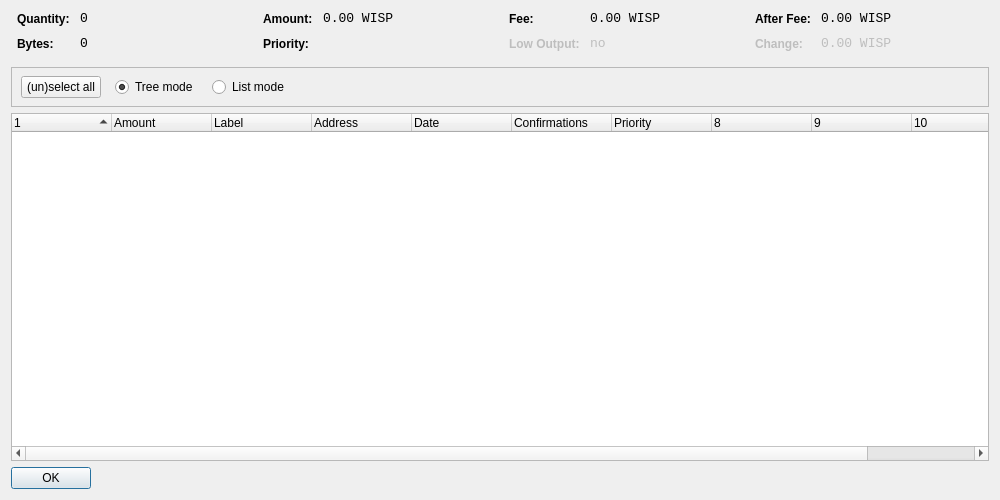
<?xml version="1.0" encoding="UTF-8"?>
<ui version="4.0">
 <class>CoinControlDialog</class>
 <widget class="QDialog" name="CoinControlDialog">
  <property name="geometry">
   <rect>
    <x>0</x>
    <y>0</y>
    <width>1000</width>
    <height>500</height>
   </rect>
  </property>
  <property name="windowTitle">
   <string>Coin Control</string>
  </property>
  <layout class="QVBoxLayout" name="verticalLayout">
   <item>
    <layout class="QHBoxLayout" name="horizontalLayoutTop" stretch="0,0,0,0">
     <property name="topMargin">
      <number>0</number>
     </property>
     <property name="bottomMargin">
      <number>10</number>
     </property>
     <item>
      <layout class="QFormLayout" name="formLayoutCoinControl1">
       <property name="horizontalSpacing">
        <number>10</number>
       </property>
       <property name="verticalSpacing">
        <number>10</number>
       </property>
       <property name="leftMargin">
        <number>6</number>
       </property>
       <property name="rightMargin">
        <number>6</number>
       </property>
       <item row="0" column="0">
        <widget class="QLabel" name="labelCoinControlQuantityText">
         <property name="styleSheet">
          <string notr="true">font-weight:bold;</string>
         </property>
         <property name="text">
          <string>Quantity:</string>
         </property>
        </widget>
       </item>
       <item row="0" column="1">
        <widget class="QLabel" name="labelCoinControlQuantity">
         <property name="font">
          <font>
           <family>Monospace</family>
           <pointsize>10</pointsize>
          </font>
         </property>
         <property name="cursor">
          <cursorShape>IBeamCursor</cursorShape>
         </property>
         <property name="contextMenuPolicy">
          <enum>Qt::ActionsContextMenu</enum>
         </property>
         <property name="text">
          <string notr="true">0</string>
         </property>
         <property name="textInteractionFlags">
          <set>Qt::LinksAccessibleByMouse|Qt::TextSelectableByKeyboard|Qt::TextSelectableByMouse</set>
         </property>
        </widget>
       </item>
       <item row="1" column="0">
        <widget class="QLabel" name="labelCoinControlBytesText">
         <property name="styleSheet">
          <string notr="true">font-weight:bold;</string>
         </property>
         <property name="text">
          <string>Bytes:</string>
         </property>
        </widget>
       </item>
       <item row="1" column="1">
        <widget class="QLabel" name="labelCoinControlBytes">
         <property name="font">
          <font>
           <family>Monospace</family>
           <pointsize>10</pointsize>
          </font>
         </property>
         <property name="cursor">
          <cursorShape>IBeamCursor</cursorShape>
         </property>
         <property name="contextMenuPolicy">
          <enum>Qt::ActionsContextMenu</enum>
         </property>
         <property name="text">
          <string notr="true">0</string>
         </property>
         <property name="textInteractionFlags">
          <set>Qt::LinksAccessibleByMouse|Qt::TextSelectableByKeyboard|Qt::TextSelectableByMouse</set>
         </property>
        </widget>
       </item>
      </layout>
     </item>
     <item>
      <layout class="QFormLayout" name="formLayoutCoinControl2">
       <property name="horizontalSpacing">
        <number>10</number>
       </property>
       <property name="verticalSpacing">
        <number>10</number>
       </property>
       <property name="leftMargin">
        <number>6</number>
       </property>
       <property name="rightMargin">
        <number>6</number>
       </property>
       <item row="0" column="0">
        <widget class="QLabel" name="labelCoinControlAmountText">
         <property name="styleSheet">
          <string notr="true">font-weight:bold;</string>
         </property>
         <property name="text">
          <string>Amount:</string>
         </property>
        </widget>
       </item>
       <item row="0" column="1">
        <widget class="QLabel" name="labelCoinControlAmount">
         <property name="font">
          <font>
           <family>Monospace</family>
           <pointsize>10</pointsize>
          </font>
         </property>
         <property name="cursor">
          <cursorShape>IBeamCursor</cursorShape>
         </property>
         <property name="contextMenuPolicy">
          <enum>Qt::ActionsContextMenu</enum>
         </property>
         <property name="text">
          <string notr="true">0.00 WISP</string>
         </property>
         <property name="textInteractionFlags">
          <set>Qt::LinksAccessibleByMouse|Qt::TextSelectableByKeyboard|Qt::TextSelectableByMouse</set>
         </property>
        </widget>
       </item>
       <item row="1" column="0">
        <widget class="QLabel" name="labelCoinControlPriorityText">
         <property name="styleSheet">
          <string notr="true">font-weight:bold;</string>
         </property>
         <property name="text">
          <string>Priority:</string>
         </property>
        </widget>
       </item>
       <item row="1" column="1">
        <widget class="QLabel" name="labelCoinControlPriority">
         <property name="font">
          <font>
           <family>Monospace</family>
           <pointsize>10</pointsize>
          </font>
         </property>
         <property name="cursor">
          <cursorShape>IBeamCursor</cursorShape>
         </property>
         <property name="contextMenuPolicy">
          <enum>Qt::ActionsContextMenu</enum>
         </property>
         <property name="text">
          <string/>
         </property>
         <property name="textInteractionFlags">
          <set>Qt::LinksAccessibleByMouse|Qt::TextSelectableByKeyboard|Qt::TextSelectableByMouse</set>
         </property>
        </widget>
       </item>
      </layout>
     </item>
     <item>
      <layout class="QFormLayout" name="formLayoutCoinControl3">
       <property name="horizontalSpacing">
        <number>10</number>
       </property>
       <property name="verticalSpacing">
        <number>10</number>
       </property>
       <property name="leftMargin">
        <number>6</number>
       </property>
       <property name="rightMargin">
        <number>6</number>
       </property>
       <item row="0" column="0">
        <widget class="QLabel" name="labelCoinControlFeeText">
         <property name="styleSheet">
          <string notr="true">font-weight:bold;</string>
         </property>
         <property name="text">
          <string>Fee:</string>
         </property>
        </widget>
       </item>
       <item row="0" column="1">
        <widget class="QLabel" name="labelCoinControlFee">
         <property name="font">
          <font>
           <family>Monospace</family>
           <pointsize>10</pointsize>
          </font>
         </property>
         <property name="cursor">
          <cursorShape>IBeamCursor</cursorShape>
         </property>
         <property name="contextMenuPolicy">
          <enum>Qt::ActionsContextMenu</enum>
         </property>
         <property name="text">
          <string notr="true">0.00 WISP</string>
         </property>
         <property name="textInteractionFlags">
          <set>Qt::LinksAccessibleByMouse|Qt::TextSelectableByKeyboard|Qt::TextSelectableByMouse</set>
         </property>
        </widget>
       </item>
       <item row="1" column="0">
        <widget class="QLabel" name="labelCoinControlLowOutputText">
         <property name="enabled">
          <bool>false</bool>
         </property>
         <property name="styleSheet">
          <string notr="true">font-weight:bold;</string>
         </property>
         <property name="text">
          <string>Low Output:</string>
         </property>
        </widget>
       </item>
       <item row="1" column="1">
        <widget class="QLabel" name="labelCoinControlLowOutput">
         <property name="enabled">
          <bool>false</bool>
         </property>
         <property name="font">
          <font>
           <family>Monospace</family>
           <pointsize>10</pointsize>
          </font>
         </property>
         <property name="cursor">
          <cursorShape>IBeamCursor</cursorShape>
         </property>
         <property name="contextMenuPolicy">
          <enum>Qt::ActionsContextMenu</enum>
         </property>
         <property name="text">
          <string notr="true">no</string>
         </property>
         <property name="textInteractionFlags">
          <set>Qt::LinksAccessibleByMouse|Qt::TextSelectableByKeyboard|Qt::TextSelectableByMouse</set>
         </property>
        </widget>
       </item>
      </layout>
     </item>
     <item>
      <layout class="QFormLayout" name="formLayoutCoinControl4">
       <property name="horizontalSpacing">
        <number>10</number>
       </property>
       <property name="verticalSpacing">
        <number>10</number>
       </property>
       <property name="leftMargin">
        <number>6</number>
       </property>
       <property name="rightMargin">
        <number>6</number>
       </property>
       <item row="0" column="0">
        <widget class="QLabel" name="labelCoinControlAfterFeeText">
         <property name="styleSheet">
          <string notr="true">font-weight:bold;</string>
         </property>
         <property name="text">
          <string>After Fee:</string>
         </property>
        </widget>
       </item>
       <item row="0" column="1">
        <widget class="QLabel" name="labelCoinControlAfterFee">
         <property name="font">
          <font>
           <family>Monospace</family>
           <pointsize>10</pointsize>
          </font>
         </property>
         <property name="cursor">
          <cursorShape>IBeamCursor</cursorShape>
         </property>
         <property name="contextMenuPolicy">
          <enum>Qt::ActionsContextMenu</enum>
         </property>
         <property name="text">
          <string notr="true">0.00 WISP</string>
         </property>
         <property name="textInteractionFlags">
          <set>Qt::LinksAccessibleByMouse|Qt::TextSelectableByKeyboard|Qt::TextSelectableByMouse</set>
         </property>
        </widget>
       </item>
       <item row="1" column="0">
        <widget class="QLabel" name="labelCoinControlChangeText">
         <property name="enabled">
          <bool>false</bool>
         </property>
         <property name="styleSheet">
          <string notr="true">font-weight:bold;</string>
         </property>
         <property name="text">
          <string>Change:</string>
         </property>
        </widget>
       </item>
       <item row="1" column="1">
        <widget class="QLabel" name="labelCoinControlChange">
         <property name="enabled">
          <bool>false</bool>
         </property>
         <property name="font">
          <font>
           <family>Monospace</family>
           <pointsize>10</pointsize>
          </font>
         </property>
         <property name="cursor">
          <cursorShape>IBeamCursor</cursorShape>
         </property>
         <property name="contextMenuPolicy">
          <enum>Qt::ActionsContextMenu</enum>
         </property>
         <property name="text">
          <string notr="true">0.00 WISP</string>
         </property>
         <property name="textInteractionFlags">
          <set>Qt::LinksAccessibleByMouse|Qt::TextSelectableByKeyboard|Qt::TextSelectableByMouse</set>
         </property>
        </widget>
       </item>
      </layout>
     </item>
    </layout>
   </item>
   <item>
    <widget class="QFrame" name="frame">
     <property name="minimumSize">
      <size>
       <width>0</width>
       <height>40</height>
      </size>
     </property>
     <property name="frameShape">
      <enum>QFrame::StyledPanel</enum>
     </property>
     <property name="frameShadow">
      <enum>QFrame::Sunken</enum>
     </property>
     <widget class="QWidget" name="horizontalLayoutWidget">
      <property name="geometry">
       <rect>
        <x>10</x>
        <y>0</y>
        <width>781</width>
        <height>41</height>
       </rect>
      </property>
      <layout class="QHBoxLayout" name="horizontalLayoutPanel" stretch="0,0,0,0,0">
       <property name="spacing">
        <number>14</number>
       </property>
       <item>
        <widget class="QPushButton" name="pushButtonSelectAll">
         <property name="sizePolicy">
          <sizepolicy hsizetype="Maximum" vsizetype="Fixed">
           <horstretch>0</horstretch>
           <verstretch>0</verstretch>
          </sizepolicy>
         </property>
         <property name="text">
          <string>(un)select all</string>
         </property>
        </widget>
       </item>
       <item>
        <widget class="QRadioButton" name="radioTreeMode">
         <property name="sizePolicy">
          <sizepolicy hsizetype="Maximum" vsizetype="Fixed">
           <horstretch>0</horstretch>
           <verstretch>0</verstretch>
          </sizepolicy>
         </property>
         <property name="text">
          <string>Tree mode</string>
         </property>
         <property name="checked">
          <bool>true</bool>
         </property>
        </widget>
       </item>
       <item>
        <widget class="QRadioButton" name="radioListMode">
         <property name="sizePolicy">
          <sizepolicy hsizetype="Maximum" vsizetype="Fixed">
           <horstretch>0</horstretch>
           <verstretch>0</verstretch>
          </sizepolicy>
         </property>
         <property name="text">
          <string>List mode</string>
         </property>
        </widget>
       </item>
       <item>
        <spacer name="horizontalSpacer">
         <property name="orientation">
          <enum>Qt::Horizontal</enum>
         </property>
         <property name="sizeHint" stdset="0">
          <size>
           <width>40</width>
           <height>20</height>
          </size>
         </property>
        </spacer>
       </item>
      </layout>
     </widget>
    </widget>
   </item>
   <item>
    <widget class="CoinControlTreeWidget" name="treeWidget">
     <property name="contextMenuPolicy">
      <enum>Qt::CustomContextMenu</enum>
     </property>
     <property name="sortingEnabled">
      <bool>false</bool>
     </property>
     <property name="columnCount">
      <number>11</number>
     </property>
     <attribute name="headerShowSortIndicator" stdset="0">
      <bool>true</bool>
     </attribute>
     <attribute name="headerStretchLastSection">
      <bool>false</bool>
     </attribute>
     <column>
      <property name="text">
       <string/>
      </property>
     </column>
     <column>
      <property name="text">
       <string>Amount</string>
      </property>
     </column>
     <column>
      <property name="text">
       <string>Label</string>
      </property>
     </column>
     <column>
      <property name="text">
       <string>Address</string>
      </property>
     </column>
     <column>
      <property name="text">
       <string>Date</string>
      </property>
     </column>
     <column>
      <property name="text">
       <string>Confirmations</string>
      </property>
      <property name="toolTip">
       <string>Confirmed</string>
      </property>
     </column>
     <column>
      <property name="text">
       <string>Priority</string>
      </property>
     </column>
     <column>
      <property name="text">
       <string/>
      </property>
     </column>
     <column>
      <property name="text">
       <string/>
      </property>
     </column>
     <column>
      <property name="text">
       <string/>
      </property>
     </column>
     <column>
      <property name="text">
       <string/>
      </property>
     </column>
    </widget>
   </item>
   <item>
    <widget class="QDialogButtonBox" name="buttonBox">
     <property name="sizePolicy">
      <sizepolicy hsizetype="Maximum" vsizetype="Fixed">
       <horstretch>0</horstretch>
       <verstretch>0</verstretch>
      </sizepolicy>
     </property>
     <property name="orientation">
      <enum>Qt::Horizontal</enum>
     </property>
     <property name="standardButtons">
      <set>QDialogButtonBox::Ok</set>
     </property>
    </widget>
   </item>
  </layout>
 </widget>
 <customwidgets>
  <customwidget>
   <class>CoinControlTreeWidget</class>
   <extends>QTreeWidget</extends>
   <header>coincontroltreewidget.h</header>
  </customwidget>
 </customwidgets>
 <resources/>
 <connections/>
</ui>
